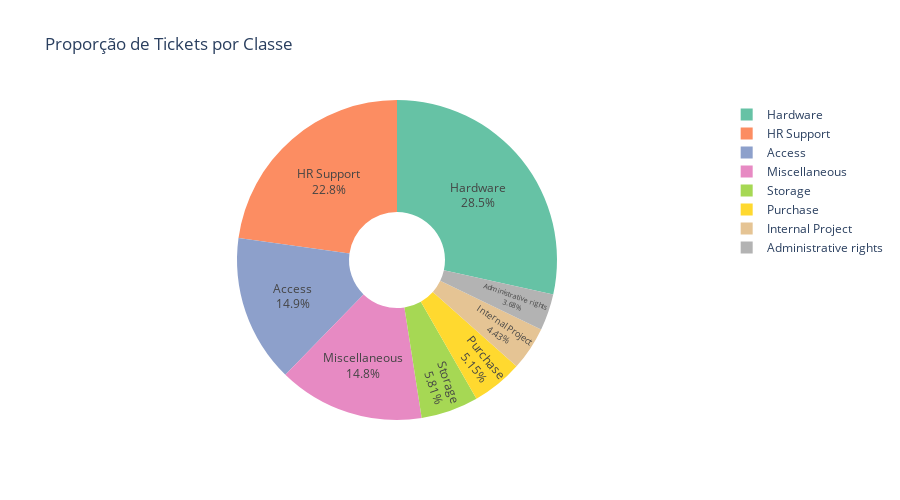

The cell this chart's notebook holds for it:
### Code cell
fig = px.pie(
    class_counts,
    values="Quantidade",
    names="Classe",
    title="Proporção de Tickets por Classe",
    color_discrete_sequence=px.colors.qualitative.Set2,
    hole=0.3
)
fig.update_traces(textposition="inside", textinfo="percent+label")
fig.update_layout(height=500)
fig.show()

### Figure 1 — Plotly figure (JSON) as saved in the notebook; plotly's stock layout.template omitted (floating-point values rounded to 4 significant figures)
{"data": [{"domain": {"x": [0, 1], "y": [0, 1]}, "hole": 0.3, "hovertemplate": "Classe=%{label}<br>Quantidade=%{value}<extra></extra>", "labels": ["Hardware", "HR Support", "Access", "Miscellaneous", "Storage", "Purchase", "Internal Project", "Administrative rights"], "legendgroup": "", "name": "", "showlegend": true, "textinfo": "percent+label", "textposition": "inside", "type": "pie", "values": [13617, 10915, 7125, 7060, 2777, 2464, 2119, 1760]}], "layout": {"height": 500, "legend": {"tracegroupgap": 0}, "piecolorway": ["rgb(102,194,165)", "rgb(252,141,98)", "rgb(141,160,203)", "rgb(231,138,195)", "rgb(166,216,84)", "rgb(255,217,47)", "rgb(229,196,148)", "rgb(179,179,179)"], "title": {"text": "Proporção de Tickets por Classe"}}}
